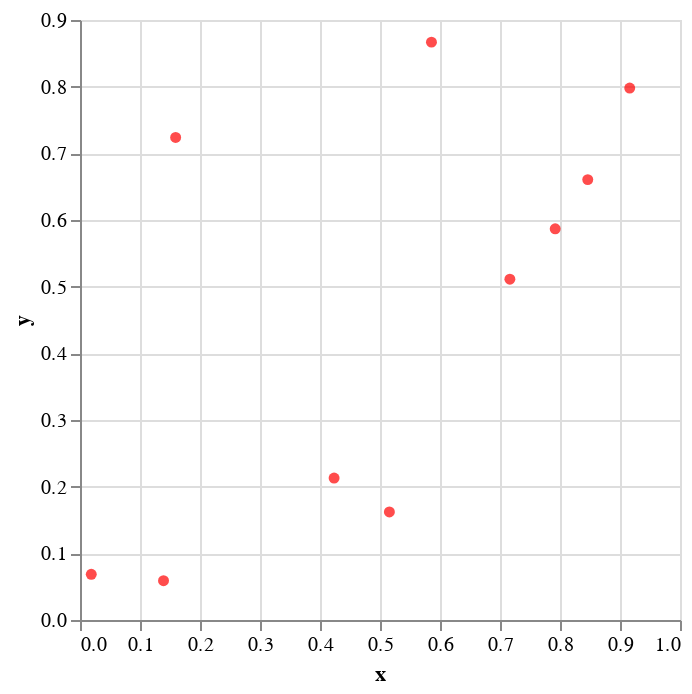

Source (notebook cell):
### Code cell
s = QuickVega.scatterplot(df,:x,:y,color="red")

### Figure 1 — Vega-Lite specification as saved in the notebook (floating-point values rounded to 4 significant figures)
{"data": {"values": [{"x": 0.5156, "y": 0.1621}, {"x": 0.5858, "y": 0.8668}, {"x": 0.792, "y": 0.5869}, {"x": 0.01878, "y": 0.06857}, {"x": 0.9162, "y": 0.7979}, {"x": 0.1392, "y": 0.05894}, {"x": 0.7165, "y": 0.5112}, {"x": 0.1594, "y": 0.7239}, {"x": 0.8462, "y": 0.6606}, {"x": 0.4235, "y": 0.2129}]}, "encoding": {"color": {"value": "red"}, "x": {"field": "x", "type": "quantitative"}, "y": {"field": "y", "type": "quantitative"}}, "mark": "circle"}
